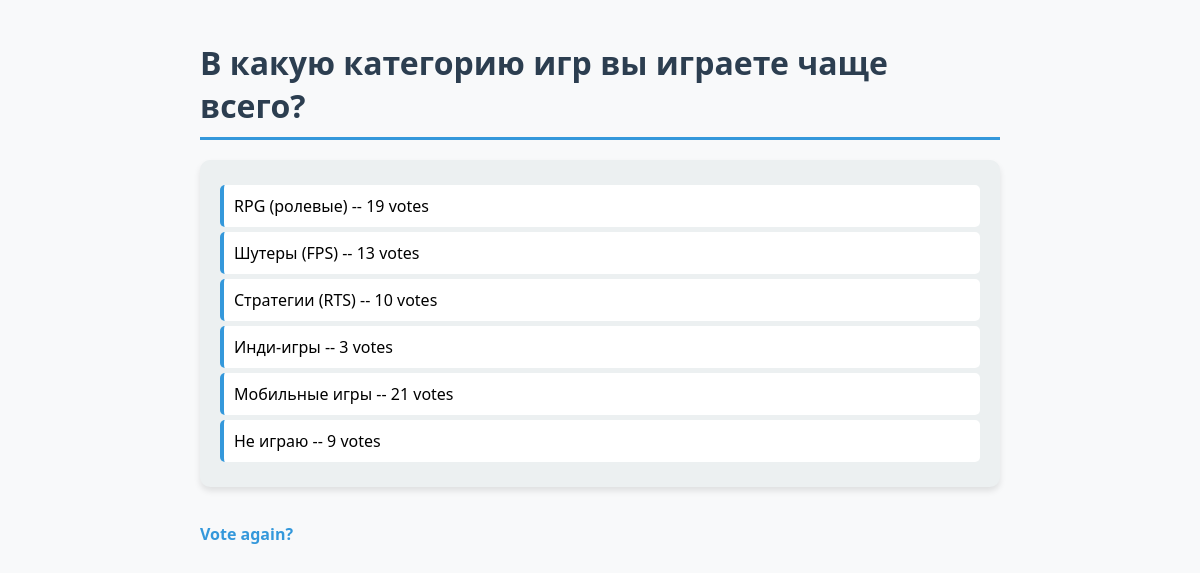
Screenshot of /polls/3/results/ with the database file from the repository.
### polls/models.py (models this page shows, shortened)
class Question(models.Model):
    question_text = models.CharField(max_length=200)
    pub_date = models.DateTimeField('date published')

class Choice(models.Model):
    question = models.ForeignKey(Question, on_delete=models.CASCADE)
    choice_text = models.CharField(max_length=200)
    votes = models.IntegerField(default=0)

### polls/views.py (the view)
# urls.py: path('<int:pk>/results/', views.ResultsView.as_view(), name='results'),
class ResultsView(generic.DetailView):
    model = Question
    template_name = 'polls/results.html'

### polls/templates/polls/results.html (shortened to what this page needs)
{% load static %}
<!DOCTYPE html>
<html lang="en">
<head>
    <link rel="stylesheet" type="text/css" href="{% static 'polls/style.css' %}">
</head>
<body>
    <h1>{{ question.question_text }}</h1>
    <ul class="results">
    {% for choice in question.choice_set.all %}
        <li>{{ choice.choice_text }} -- {{ choice.votes }} vote{{ choice.votes|pluralize }}</li>
    {% endfor %}
    </ul>
    <a class="back-link" href="{% url 'polls:detail' question.id %}">Vote again?</a>
</body>
</html>

### polls/static/polls/style.css (style rules this page uses)
body { background: white url("images/background.gif") no-repeat right bottom; font-family: 'Segoe UI', Tahoma, Geneva, Verdana, sans-serif; margin: 20px; padding: 20px; max-width: 800px; margin: 0 auto; background-color: #f8f9fa; }
ul { list-style-type: none; padding-left: 0; }
h1 { color: #2c3e50; border-bottom: 3px solid #3498db; padding-bottom: 10px; margin-bottom: 20px; }
ul.results { background-color: #ecf0f1; padding: 20px; border-radius: 10px; box-shadow: 0 4px 6px rgba(0,0,0,0.1); }
ul.results li { padding: 10px; margin: 5px 0; background-color: white; border-radius: 5px; border-left: 4px solid #3498db; }
.back-link { display: inline-block; margin-top: 20px; color: #3498db; text-decoration: none; font-weight: bold; }

### rows the page displays
Question: question_text "В какую категорию игр вы играете чаще всего?"
Choice: choice_text "RPG (ролевые)", votes "19"
Choice: choice_text "Шутеры (FPS)", votes "13"
Choice: choice_text "Стратегии (RTS)", votes "10"
Choice: choice_text "Инди-игры", votes "3"
Choice: choice_text "Мобильные игры", votes "21"
Choice: choice_text "Не играю", votes "9"
